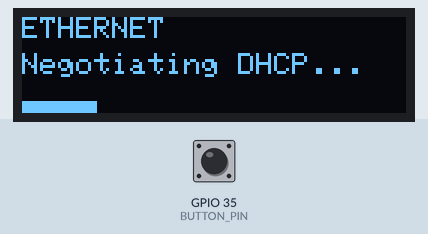
The program below on a simulated ESP32. Parts: 128×32 one-colour display. The inputs (shaded band) are chosen by the test bench; at power-on: GPIO 35 (BUTTON_PIN) HIGH. What the program prints to the serial monitor is not drawn.

Above: at 2.1 s.
15.3 s: GPIO 35 (BUTTON_PIN) pulled LOW for 0.15 s
Timing chart, 0 to 18.3 s (numbered marks = the images above; inputs shaded):
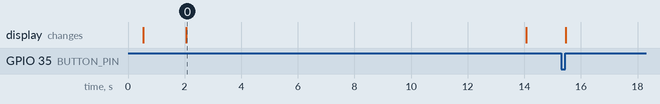

Measured:
- what the display in image 0 shows lasts 12.1 s, from 2.0 s to 14.1 s

The program:

main.cpp
```cpp
#include <Arduino.h>
#include <ETH.h>
#include <ESP32Ping.h>
#include <HTTPClient.h>
#include <Adafruit_SSD1306.h>

#define SCREEN_WIDTH 128
#define SCREEN_HEIGHT 32
#define BUTTON_PIN 35

Adafruit_SSD1306 display(SCREEN_WIDTH, SCREEN_HEIGHT, &Wire, -1);

/**
 * @brief Logs status updates to Serial Monitor and OLED display.
 * @param title The title of the status update.
 * @param detail The details of the status update.
 * @param progress The progress percentage.
 * @param isEndState Whether this is the final state of the test (and we're waiting for a button press to restart).
 */
void logStatus(String title, String detail, int progress, bool isEndState = false)
{
  // Output to Serial Monitor for debugging
  Serial.println("-------------------------");
  Serial.println("STATUS: " + title);
  Serial.println("DETAIL: " + detail);
  Serial.println("PROGRESS: " + String(progress) + "%");

  // Output to OLED
  display.clearDisplay();
  display.setTextSize(1);
  display.setTextColor(SSD1306_WHITE);

  display.setCursor(0, 0);
  display.println(title);
  display.setCursor(0, 12);
  display.println(detail);

  if (isEndState)
  {
    Serial.println("WAITING FOR BUTTON PRESS...");
    display.setCursor(0, 24);
    display.print("-> Press for RETEST");
  }
  else
  {
    int barWidth = map(progress, 0, 100, 0, 128);
    display.fillRect(0, 28, barWidth, 4, SSD1306_WHITE);
  }

  display.display();
}

/**
 * @brief Runs the Ethernet connectivity check.
 */
void runEthernetCheck()
{
  Serial.println("\n*** STARTING ETHERNET TEST ***");

  // Stage 1: DHCP
  logStatus("ETHERNET", "Negotiating DHCP...", 20);
  unsigned long start = millis();
  while (!ETH.linkUp() || ETH.localIP().toString() == "0.0.0.0")
  {
    if (millis() - start > 12000)
    {
      logStatus("DHCP FAIL", "No IP received.", 0, true);
      return;
    }

    delay(100);
  }

  // Stage 2: Ping
  logStatus("IP: " + ETH.localIP().toString(), "Pinging 8.8.8.8...", 60);
  if (!Ping.ping("8.8.8.8", 2))
  {
    logStatus("PING FAIL", "Google Unreachable", 0, true);
    return;
  }

  // Stage 3: HTTP
  logStatus("PING OK", "Checking HTTP...", 85);
  HTTPClient http;
  http.begin("http://connectivitycheck.gstatic.com/generate_204");
  int httpCode = http.GET();

  if (httpCode > 0)
  {
    logStatus("SYSTEMS OK", "Full Connectivity!", 100, true);
  }
  else
  {
    logStatus("HTTP FAIL", "Error: " + String(httpCode), 0, true);
  }

  http.end();
}

/**
 * @brief Initializes the WT32-ETH01 checker.
 */
void setup()
{
  Serial.begin(115200);
  delay(500); // Wait for serial monitor to open
  Serial.println("\n[BOOT] WT32-ETH01 checker starting...");

  pinMode(BUTTON_PIN, INPUT); // External 10k Pull-up used
  Serial.println("[BOOT] GPIO 35 input initialized.");
  // Wire.begin(SDA, SCL);
  Wire.begin(14, 15);

  if (!display.begin(SSD1306_SWITCHCAPVCC, 0x3C))
  {
    Serial.println("[WARN] OLED not found. Check IO14/IO15. Continuing in Serial-only mode.");
  }
  else
  {
    Serial.println("[INFO] OLED initialized.");
  }

  Serial.println("[INFO] Starting Ethernet PHY...");
  ETH.begin();
  runEthernetCheck();
}

/**
 * @brief Main loop checks for button press to restart the test.
 */
void loop()
{
  // Manual Trigger: Check if IO35 is pulled LOW (button pressed)
  if (digitalRead(BUTTON_PIN) == LOW)
  {
    delay(50); // Debounce
    if (digitalRead(BUTTON_PIN) == LOW)
    {
      Serial.println("[USER] Button pressed. Restarting test.");
      while (digitalRead(BUTTON_PIN) == LOW)
        ; // Wait for release
      runEthernetCheck();
    }
  }
}
```
